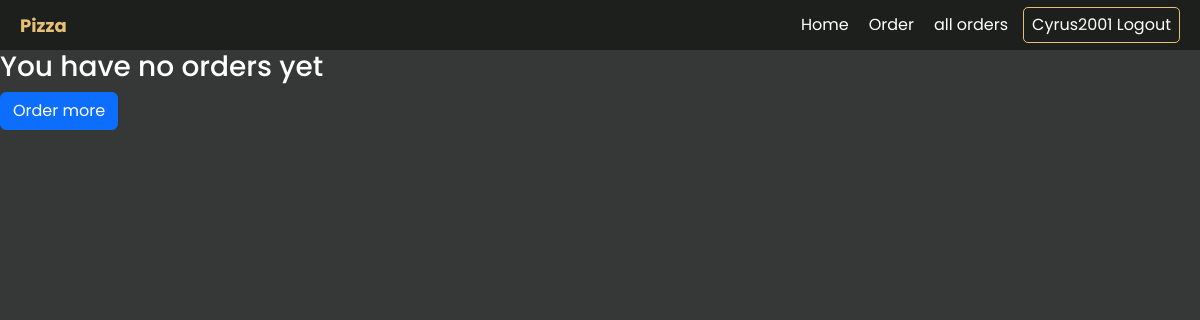
Before: /orders/ (signed in) with the older database file.
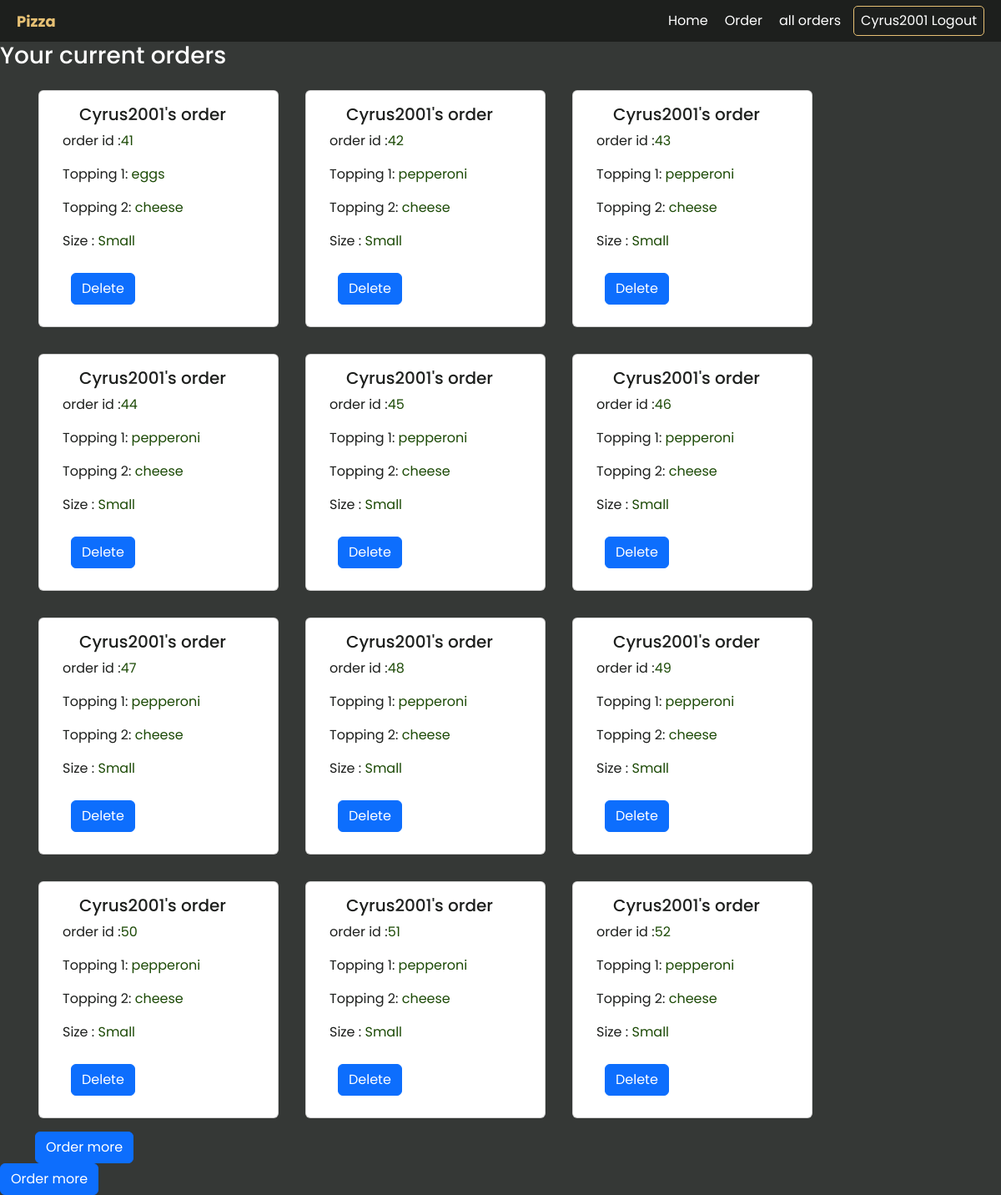
After: the same page with the newer database file.
### deliveryapp/models.py (models this page shows, shortened)
class Pizza(models.Model):
    topping1 = models.CharField(max_length=100)
    topping2 = models.CharField(max_length=100)
    size = models.ForeignKey(Size, on_delete=models.CASCADE)
    user = models.ForeignKey(User , on_delete=models.CASCADE)

class Size(models.Model):
    title = models.CharField(max_length=100)
    def __str__(self):
        return self.title

### deliveryapp/views.py (the view)
# urls.py: path('orders/', views.orders , name = 'orders'),
@login_required(login_url='login')
def orders(request):
    orders = Pizza.objects.all()
    filtered_orders = orders.filter(user=request.user)
    context = {
        'orders': filtered_orders
    }
    return render(request, 'pizza/orders.html', context)

### templates/pizza/orders.html
{% extends 'pizza/base.html' %}
{% load static %}
{% block content  %}
      {% if  orders.count == 0 %}
    <h3> You have no orders yet</h3>
     {% else %}
    <h3> Your current orders</h3>
    <div class="container">
   <div class="row">
        {% for order in orders %}
      <div class="card" style="width: 18rem;margin: 1rem">
   <div class="card-body" style="align-content: center">
    <h5 class="card-title" style="margin-left: 20px;color: #1d1f1d"> {{ order.user }}'s  order</h5>
           <p class="card-text" style="color: #1d1f1d">order id :<span style="color: #1c4a06">{{ order.id }}</span> </p>
           <p class="card-text" style="color: #1d1f1d">Topping 1:<span style="color: #1c4a06"> {{ order.topping1}}</span></p>
           <p class="card-text" style="color: #1d1f1d">Topping 2:<span style="color: #1c4a06"> {{ order.topping2}}</span></p>
           <p class="card-text" style="color: #1d1f1d">Size     :<span style="color: #1c4a06"> {{ order.size }}</span></p>
    <a href="{% url 'delete' order.id %}" class="btn btn-primary" style="margin: 10px">Delete</a>
  </div>
</div>
         {% endfor %}
    <div class="col">
    </div>
  </div>
     <a href="{% url 'order' %}" class="btn btn-primary">Order more </a>
</div>
{% endif %}
     <a href="{% url 'order' %}" class="btn btn-primary">Order more </a>
{%  endblock %}

Changed rows visible on the page:
added Pizza: user "Cyrus2001", id "41", topping1 "eggs", topping2 "cheese", size "Small"
added Pizza: user "Cyrus2001", id "42", topping1 "pepperoni", topping2 "cheese", size "Small"
added Pizza: user "Cyrus2001", id "43", topping1 "pepperoni", topping2 "cheese", size "Small"
added Pizza: user "Cyrus2001", id "44", topping1 "pepperoni", topping2 "cheese", size "Small"
added Pizza: user "Cyrus2001", id "45", topping1 "pepperoni", topping2 "cheese", size "Small"
added Pizza: user "Cyrus2001", id "46", topping1 "pepperoni", topping2 "cheese", size "Small"
added Pizza: user "Cyrus2001", id "47", topping1 "pepperoni", topping2 "cheese", size "Small"
added Pizza: user "Cyrus2001", id "48", topping1 "pepperoni", topping2 "cheese", size "Small"
added Pizza: user "Cyrus2001", id "49", topping1 "pepperoni", topping2 "cheese", size "Small"
added Pizza: user "Cyrus2001", id "50", topping1 "pepperoni", topping2 "cheese", size "Small"
added Pizza: user "Cyrus2001", id "51", topping1 "pepperoni", topping2 "cheese", size "Small"
added Pizza: user "Cyrus2001", id "52", topping1 "pepperoni", topping2 "cheese", size "Small"
Other visible differences:
text no longer shown: "You have no orders yet"
text now shown: "Your current orders Order more"
